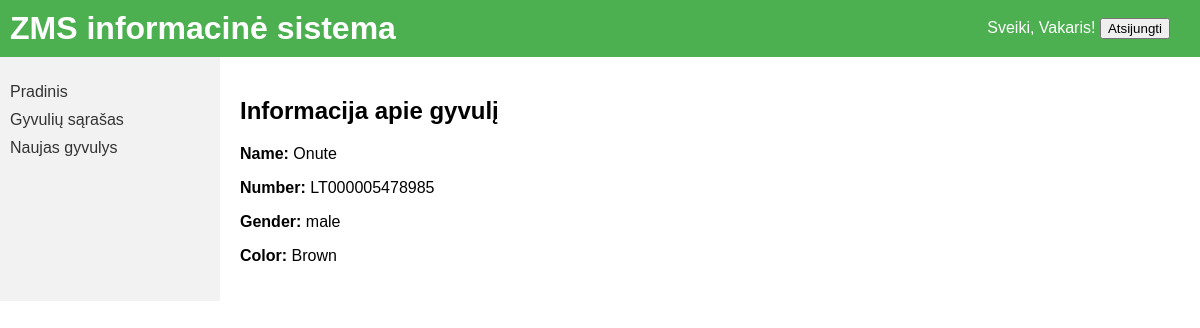
Page /animals/1/ (signed in) on the committed database.
### main/models.py (models this page shows, shortened)
class Animal(models.Model):
    number = models.CharField(max_length=14,null=True, blank=True,unique=True)
    gender = models.CharField(max_length=10,null=True, blank=True, choices=[('male', 'Male'), ('female', 'Female')])
    color = models.CharField(max_length=50,choices=COLOR_CHOICES, blank=True, null=True)
    name = models.CharField(max_length=50, blank=True, null=True)
    weight = models.DecimalField(max_digits=6, decimal_places=2, blank=True, null=True)
    birth_date = models.DateField(blank=True, null=True)

### main/views.py (the view)
# urls.py: path('animals/<int:pk>/', views.animal_detail, name='animal_detail'),
@login_required
def animal_detail(request, pk):
    animal = get_object_or_404(Animal, pk=pk)
    return render(request, 'main/animal_detail.html', {'animal': animal})

### templates/main/animal_detail.html
{% extends 'main/base.html' %}
{% block content %}
<h2>Informacija apie gyvulį</h2>
<p><strong>Name:</strong> {{ animal.name }}</p>
<p><strong>Number:</strong> {{ animal.number }}</p>
<p><strong>Gender:</strong> {{ animal.gender }}</p>
<p><strong>Color:</strong> {{ animal.color }}</p>
{% endblock %}

### templates/main/base.html (shortened to what this page needs)
<!DOCTYPE html>
{% load static %}
<html lang="en">
<head>
  <link rel="stylesheet" href="{% static 'css/style.css' %}">
</head>
<body>
  <header class="top-bar">
    <div class="logo">
      <h1>ZMS informacinė sistema</h1>
    </div>
    <div class="user-info">
      {% if user.is_authenticated %}
        <span>Sveiki, {{ user.username }}!</span>
        <form method="post" action="{% url 'logout' %}" style="display:inline;">
        <button type="submit">Atsijungti</button>
        </form>
      {% else %}
        <a href="{% url 'login' %}">Prisijungti</a> |
        <a href="{% url 'register' %}">Registruotis</a>
      {% endif %}
    </div>
  </header>
  <div class="container">
    <nav class="sidebar">
      <ul>
        <li><a href="{% url 'index' %}">Pradinis</a></li>
        <li><a href="{% url 'animal_list' %}">Gyvulių sąrašas</a></li>
        <li><a href="{% url 'new_animal' %}">Naujas gyvulys</a></li>
      </ul>
    </nav>
    <main class="content">
      {% block content %}
      {% endblock %}
    </main>
  </div>
</body>
</html>

### static/css/style.css (style rules this page uses)
body { margin: 0; font-family: Arial, sans-serif; }
.top-bar { background-color: #4CAF50; color: white; display: flex; justify-content: space-between; align-items: center; padding: 10px; }
.top-bar .logo h1 { margin: 0; }
.top-bar .user-info { margin-right: 20px; }
.container { display: flex; flex-direction: row; }
.sidebar { width: 200px; background-color: #f2f2f2; padding: 10px; }
.sidebar ul { list-style: none; padding-left: 0; }
.sidebar li { margin: 10px 0; }
.sidebar a { text-decoration: none; color: #333; }
.content { flex: 1; padding: 20px; }

### rows in the picture
Animal: name "Onute", number "LT000005478985", gender "male", color "Brown"

### other values in the picture
{{ user.username }} "Vakaris"
